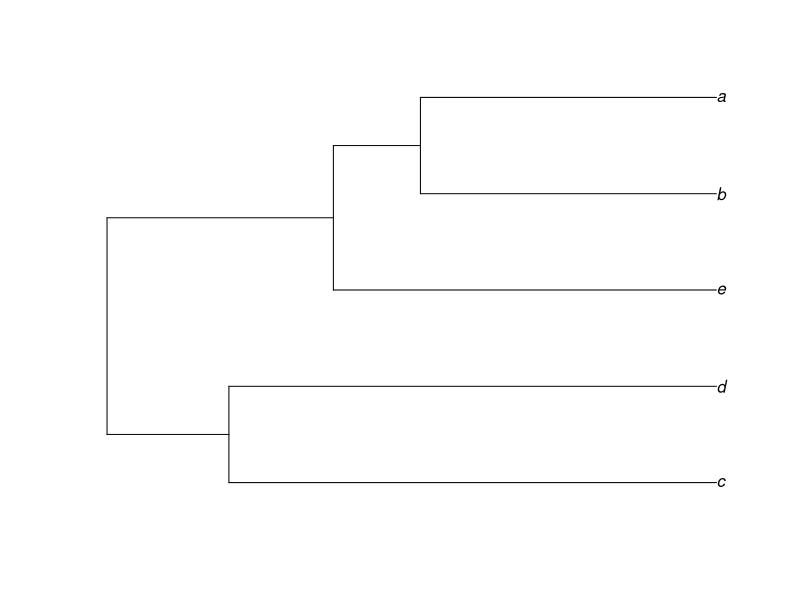

This chart was generated by the following R code:
## ---- chunk 1
# The data
#      a   b   c   d   e
a <- c(0,	 17, 21, 31, 23)
b <- c(17, 0,	 30, 34, 21)
c	<- c(21, 30, 0,  28, 39)
d	<- c(31, 34, 28,	0, 43)
e	<- c(23, 21, 39, 43,	0)

# Bind into a matrix
WPGMA.mat1 <- rbind(a,b,c,d,e)

colnames(WPGMA.mat1) <- c("a","b","c","d","e")

diag(WPGMA.mat1) <- NA

WPGMA.mat1[upper.tri(WPGMA.mat1)] <- NA
## ---- chunk 2
n.taxa <- nrow(WPGMA.mat1)
WPGMA_output <- data.frame(it = c(1:n.taxa),
                           clust.i = NA,
                           clust.j = NA,
                           dist.ij = NA,
                           clust.u = NA,
                           branch.l.ij = NA)
## ---- chunk 3
dist.min.i <- min(WPGMA.mat1, na.rm = T)
## ---- chunk 4
index.min.i <- which(WPGMA.mat1 == dist.min.i, arr.ind =T)
index.row.i <- index.min.i[1]
index.col.i <- index.min.i[2]
## ---- chunk 5
cluster.i2 <- rownames(WPGMA.mat1)[index.row.i]
cluster.i1 <- colnames(WPGMA.mat1)[index.col.i]
## ---- chunk 6
WPGMA_output[1,"clust.i"] <- cluster.i1
WPGMA_output[1,"clust.j"] <- cluster.i2
WPGMA_output[1,"dist.ij"] <- dist.min.i
## ---- chunk 7
clade.i <- paste(cluster.i1,cluster.i2, sep = "")
## ---- chunk 8
WPGMA_output[1,"clust.u"] <- clade.i
## ---- chunk 9
WPGMA_output[1,"branch.l.ij"] <- WPGMA_output[1,"dist.ij"]/2
## ---- chunk 10
Ta <- 1
Tb <- 1
Da_c <- 21
Db_c <- 30
Dab_c <- (Ta*Da_c+Tb*Db_c)/2
## ---- chunk 11
Ta <- 1
Tb <- 1
Da_d <- 31
Db_d <- 34
Dab_d <- (Ta*Da_d+Tb*Db_d)/2
## ---- chunk 12
Ta <- 1
Tb <- 1
Da_e <- 23
Db_e <- 21
Dab_e <- (Ta*Da_e+Tb*Db_e)/2

## ---- chunk 13
Dab_c
Dab_d
Dab_e
## ---- chunk 14
WPGMA.mat1
## ---- chunk 15
#       ab      c   d   e
ab  <- c(NA,    NA,  NA, NA)
c	  <- c(Dab_c, NA,  NA, NA)
d	  <- c(Dab_d, 28,	 NA, NA)
e	  <- c(Dab_e, 39,  43, NA)

WPGMA.mat2 <- rbind(ab,c,d,e)
colnames(WPGMA.mat2) <- c("ab","c","d","e")

## ---- chunk 16
dist.min.i <- min(WPGMA.mat2, na.rm = T)
## ---- chunk 17
index.min.i <- which(WPGMA.mat2 == dist.min.i, arr.ind =T)
index.row.i <- index.min.i[1]
index.col.i <- index.min.i[2]
## ---- chunk 18
cluster.i2 <- rownames(WPGMA.mat2)[index.row.i]
cluster.i1 <- colnames(WPGMA.mat2)[index.col.i]
## ---- chunk 19
WPGMA_output[2,"clust.i"] <- cluster.i1
WPGMA_output[2,"clust.j"] <- cluster.i2
WPGMA_output[2,"dist.ij"] <- dist.min.i
## ---- chunk 20
clade.i <- paste(cluster.i1,cluster.i2, sep = "")
## ---- chunk 21
WPGMA_output[2,"clust.u"] <- clade.i
## ---- chunk 22
WPGMA_output[2,"branch.l.ij"] <- WPGMA_output[2,"dist.ij"]/2
## ---- chunk 23
T.ab <- 1 #not 2 as in UPGMA
T.e  <- 1
Dab_c <- 25.5
De_c  <- 39
Dabe_c <- (T.ab*Dab_c + T.e*De_c)/(T.ab+T.e)
## ---- chunk 24
T.ab <- 1
T.e  <- 1
Dab_d <- 32.5
De_d  <- 43
Dabe_d <- (T.ab*Dab_d + T.e*De_d)/(T.ab+T.e)

## ---- chunk 25
Dabe_c
Dabe_d
## ---- chunk 26
abe <- c(NA,     NA,  NA)
c	   <- c(Dabe_c, NA,  NA)
d	   <- c(Dabe_d, 28,	 NA)


WPGMA.mat3 <- rbind(abe,c,d)
colnames(WPGMA.mat3) <- c("abe","c","d")
## ---- chunk 27
dist.min.i <- min(WPGMA.mat3, na.rm = T)
## ---- chunk 28
index.min.i <- which(WPGMA.mat3 == dist.min.i, arr.ind =T)
index.row.i <- index.min.i[1]
index.col.i <- index.min.i[2]
## ---- chunk 29
cluster.i2 <- rownames(WPGMA.mat3)[index.row.i]
cluster.i1 <- colnames(WPGMA.mat3)[index.col.i]
## ---- chunk 30
WPGMA_output[3,"clust.i"] <- cluster.i1
WPGMA_output[3,"clust.j"] <- cluster.i2
WPGMA_output[3,"dist.ij"] <- dist.min.i
## ---- chunk 31
clade.i <- "cd"
clade.i <- paste("c","d",sep = "")

clade.i <- paste(cluster.i1,cluster.i2, sep = "")
## ---- chunk 32
WPGMA_output[3,"clust.u"] <- clade.i
## ---- chunk 33
WPGMA_output[3,"branch.l.ij"] <- WPGMA_output[3,"dist.ij"]/2
## ---- chunk 34
T.c  <- 1
T.d  <- 1
Dc_abe <- 32.25
Dd_abe <- 37.75

Ddc_abe <- (T.c*Dc_abe + T.d*Dd_abe)/(T.c+T.d)


## ---- chunk 35
abe <- c(NA,     NA)
cd	 <- c(Ddc_abe, NA)



WPGMA.mat4 <- rbind(abe,cd)
colnames(WPGMA.mat4) <- c("abe","cd")


## ---- chunk 36
dist.min.i <- min(WPGMA.mat4, na.rm = T)
## ---- chunk 37
index.min.i <- which(WPGMA.mat4 == dist.min.i, arr.ind =T)
index.row.i <- index.min.i[1]
index.col.i <- index.min.i[2]
## ---- chunk 38
cluster.i2 <- rownames(WPGMA.mat4)[index.row.i]
cluster.i1 <- colnames(WPGMA.mat4)[index.col.i]
## ---- chunk 39
WPGMA_output[4,"clust.i"] <- cluster.i1
WPGMA_output[4,"clust.j"] <- cluster.i2
WPGMA_output[4,"dist.ij"] <- dist.min.i
## ---- chunk 40
clade.i <- paste(cluster.i1,cluster.i2, sep = "")
## ---- chunk 41
WPGMA_output[4,"clust.u"] <- clade.i
## ---- chunk 42
WPGMA_output[4,"branch.l.ij"] <- WPGMA_output[4,"dist.ij"]/2
## ---- chunk 43
full.tree <- "((c:14,d:14):3.5,(e:11,(b:8.5, a:8.5):2.5):6.5);" # semi colon!
full.tree <-ape::read.tree(text=full.tree)
plot(full.tree, main = "")
## ---- chunk 44

